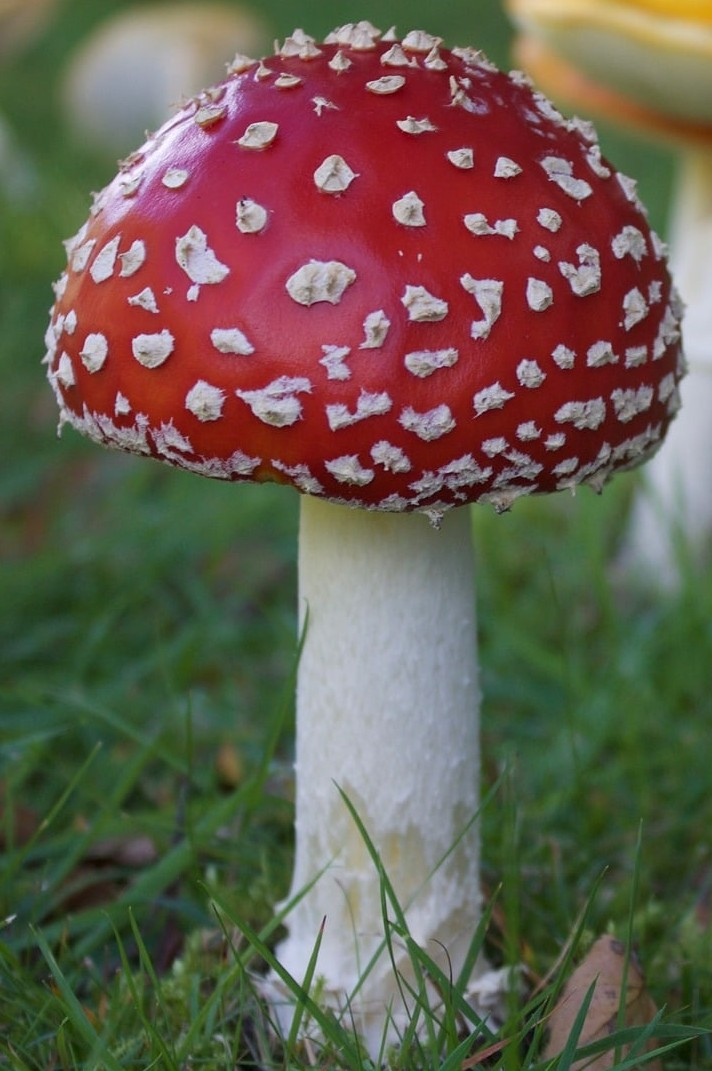
#> input picture attic/tests/Test.jpg, 712 x 1071 px
$ python -i preprocessing.py   (imports and definitions only)
#> lines starting #> are read from the running program, lines starting #| are printed output that depends on the picture
#> further down, picture is the input picture: PIL image 712x1071 RGB; mean R, G, B 104.4, 93.4, 79.9
"""Preprocessing d'image pour l'inference ONNX (service BentoML).

Reproduit STRICTEMENT le pipeline des transforms val/test du Dataset PyTorch :
``Resize(256)`` -> ``CenterCrop(224)`` -> ``ToTensor`` -> ``Normalize(ImageNet)``.

Utilise uniquement Pillow + numpy : aucune dependance a torch n'est introduite
dans la couche de serving (l'API ONNX en production doit etre la plus legere
possible). La coherence avec le pipeline PyTorch est verifiee par un test
unitaire dedie (``tests/unit/test_bentoml_preprocessing.py``).
"""

from __future__ import annotations

from io import BytesIO

import numpy as np
from PIL import Image

# Statistiques ImageNet pour la normalisation (identique au pipeline val/test)
IMAGENET_MEAN = np.array([0.485, 0.456, 0.406], dtype=np.float32)
IMAGENET_STD = np.array([0.229, 0.224, 0.225], dtype=np.float32)
IMAGE_SIZE = 224
RESIZE_SIZE = 256


def preprocess_image(image_bytes: bytes) -> np.ndarray:
    """Preprocesse une image pour l'inference ONNX.

    Applique le meme pipeline que les transforms val/test du Dataset PyTorch :
    Resize(256) -> CenterCrop(224) -> ToTensor -> Normalize(ImageNet).

    Args:
        image_bytes: Contenu brut de l'image (JPEG/PNG).

    Returns:
        Array numpy de forme (1, 3, 224, 224), float32, normalise ImageNet.
    """
    img = Image.open(BytesIO(image_bytes)).convert("RGB")
    return preprocess_pil(img)


def preprocess_pil(img: Image.Image) -> np.ndarray:
    """Preprocesse une image PIL deja chargee.

    Variante de ``preprocess_image`` utile lorsque l'image est deja
    decodee (par exemple par BentoML qui passe directement un objet PIL).

    Args:
        img: Image PIL en RGB.

    Returns:
        Array numpy de forme (1, 3, 224, 224), float32, normalise ImageNet.
    """
    if img.mode != "RGB":
        img = img.convert("RGB")

    # Resize : cote le plus petit a 256px (preserve le ratio)
    w, h = img.size
#> w = 712; h = 1071
    if w < h:
        new_w = RESIZE_SIZE
        new_h = int(h * RESIZE_SIZE / w)
#> new_h = 385
    else:
        new_h = RESIZE_SIZE
        new_w = int(w * RESIZE_SIZE / h)
    img = img.resize((new_w, new_h), Image.BILINEAR)

    # CenterCrop 224x224
    left = (new_w - IMAGE_SIZE) // 2
    top = (new_h - IMAGE_SIZE) // 2
#> top = 80
    img = img.crop((left, top, left + IMAGE_SIZE, top + IMAGE_SIZE))
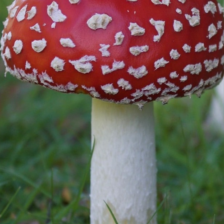
#> img: PIL image 224x224 RGB; mean R, G, B 106.8, 90.8, 80.7

    # ToTensor + Normalize (HWC float [0, 1] -> CHW normalise)
    arr = np.array(img, dtype=np.float32) / 255.0
    arr = (arr - IMAGENET_MEAN) / IMAGENET_STD
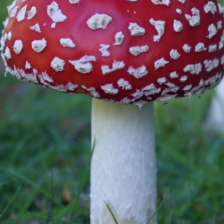
#> arr: shape (224, 224, 3) float32; mean R, G, B -0.29, -0.446, -0.398; drawn with min black and max white
    arr = arr.transpose(2, 0, 1)
    return arr[np.newaxis, ...]

>>> from PIL import Image
>>> picture = Image.open('../../attic/tests/Test.jpg')
>>> result = preprocess_pil(picture)
